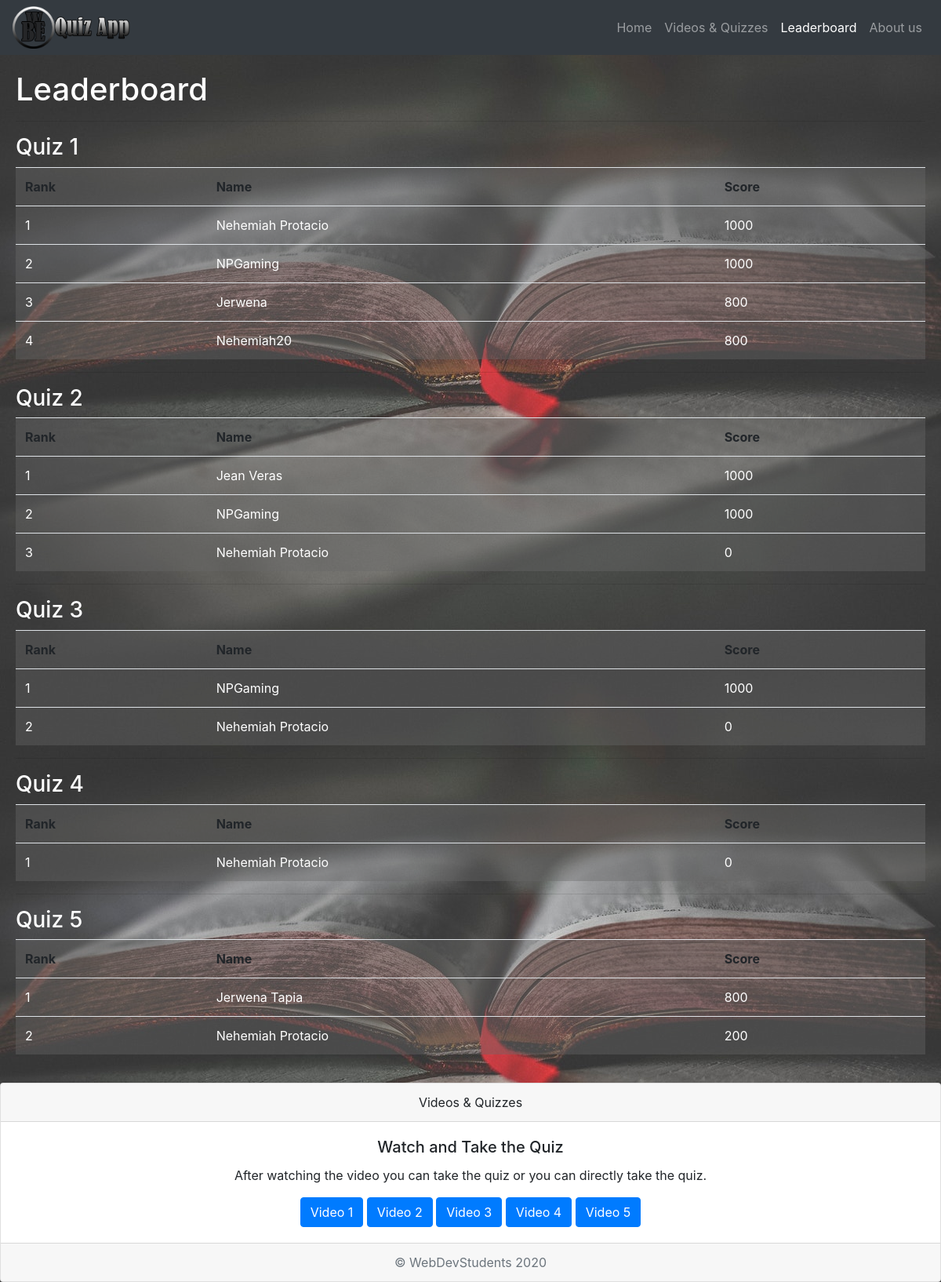
The page /leaderboard.php on the database its author committed.
### tables this page shows
CREATE TABLE `record` (
  `record_id` int(100) NOT NULL,
  `record_name` varchar(256) NOT NULL,
  `record_score` int(100) NOT NULL
);

CREATE TABLE `record_2` (
  `record_id` int(100) NOT NULL,
  `record_name` varchar(256) NOT NULL,
  `record_score` int(100) NOT NULL
);

CREATE TABLE `record_3` (
  `record_id` int(100) NOT NULL,
  `record_name` varchar(256) NOT NULL,
  `record_score` int(100) NOT NULL
);

CREATE TABLE `record_4` (
  `record_id` int(100) NOT NULL,
  `record_name` varchar(256) NOT NULL,
  `record_score` int(100) NOT NULL
);

CREATE TABLE `record_5` (
  `record_id` int(100) NOT NULL,
  `record_name` varchar(256) NOT NULL,
  `record_score` int(100) NOT NULL
);

### leaderboard.php (the view, shortened to what this page needs)
<?php
    include_once 'connect.php';
?>
<!DOCTYPE html>
<html lang="en">
<head>
    <link rel="stylesheet" href="https://maxcdn.bootstrapcdn.com/bootstrap/4.0.0/css/bootstrap.min.css">
    <link rel="stylesheet" type="text/css" href="style.css">
</head>
<body>
    <header>
        <nav class="navbar navbar-expand-lg navbar-dark bg-dark">
            <a class="navbar-brand" href="index.php">
                <img src="images/wbe-logo.png" width="150" alt="WBE Logo">
            </a>
            <div class="collapse navbar-collapse" id="navbarNavAltMarkup">
                <div class="navbar-nav ml-auto">
                    <a class="nav-item nav-link" href="index.php">Home <span class="sr-only">(current)</span></a>
                    <a class="nav-item nav-link" href="vid-quiz.php">Videos & Quizzes</a>
                    <a class="nav-item nav-link active" href="leaderboard.php">Leaderboard</a>
                    <a class="nav-item nav-link" href="about-us.php">About us</a>
                </div>
            </div>
        </nav>
    </header>
    <main>
        <div class="pad">
            <h1>Leaderboard</h1>
            <hr>
            <h3>Quiz 1</h3>
            <table class="table leaderboard">
                <tr>
                    <th scope="col">Rank</th>
                    <th scope="col">Name</th>
                    <th scope="col">Score</th>
                </tr>
                <?php
                $result = mysqli_query($conn, "SELECT record_name, record_score FROM record ORDER BY record_score DESC");
                $rank = 1;
                if (mysqli_num_rows($result)) {
                    while ($row = mysqli_fetch_assoc($result)) {
                        echo "<tr>
                            <td>{$rank}</td>
                            <td>{$row['record_name']}</td>
                            <td>{$row['record_score']}</td>
                            </tr>";
                        $rank++;
                    }
                }
                ?>
            </table>
            <hr>
            <h3>Quiz 2</h3>
            <table class="table leaderboard">
                <tr>
                    <th scope="col">Rank</th>
                    <th scope="col">Name</th>
                    <th scope="col">Score</th>
                </tr>
                <?php
                $result = mysqli_query($conn, "SELECT record_name, record_score FROM record_2 ORDER BY record_score DESC");
                $rank = 1;
                if (mysqli_num_rows($result)) {
                    while ($row = mysqli_fetch_assoc($result)) {
                        echo "<tr>
                            <td>{$rank}</td>
                            <td>{$row['record_name']}</td>
                            <td>{$row['record_score']}</td>
                            </tr>";
                        $rank++;
                    }
                }
                ?>
            </table>
            <hr>
            <h3>Quiz 3</h3>
            <table class="table leaderboard">
                <tr>
                    <th scope="col">Rank</th>
                    <th scope="col">Name</th>
                    <th scope="col">Score</th>
                </tr>
                <?php
                $result = mysqli_query($conn, "SELECT record_name, record_score FROM record_3 ORDER BY record_score DESC");
                $rank = 1;
                if (mysqli_num_rows($result)) {
                    while ($row = mysqli_fetch_assoc($result)) {
                        echo "<tr>
                            <td>{$rank}</td>
                            <td>{$row['record_name']}</td>
                            <td>{$row['record_score']}</td>
                            </tr>";
                        $rank++;
                    }
                }
                ?>
            </table>
            <hr>
            <h3>Quiz 4</h3>
            <table class="table leaderboard">
                <tr>
                    <th scope="col">Rank</th>
                    <th scope="col">Name</th>
                    <th scope="col">Score</th>
                </tr>
                <?php
                $result = mysqli_query($conn, "SELECT record_name, record_score FROM record_4 ORDER BY record_score DESC");
                $rank = 1;
                if (mysqli_num_rows($result)) {
                    while ($row = mysqli_fetch_assoc($result)) {
                        echo "<tr>
                            <td>{$rank}</td>
                            <td>{$row['record_name']}</td>
                            <td>{$row['record_score']}</td>
                            </tr>";
                        $rank++;
                    }
                }
                ?>
            </table>
            <hr>
            <h3>Quiz 5</h3>
            <table class="table leaderboard">
                <tr>
                    <th scope="col">Rank</th>
                    <th scope="col">Name</th>
                    <th scope="col">Score</th>
                </tr>
                <?php
                $result = mysqli_query($conn, "SELECT record_name, record_score FROM record_5 ORDER BY record_score DESC");
                $rank = 1;
                if (mysqli_num_rows($result)) {
                    while ($row = mysqli_fetch_assoc($result)) {
                        echo "<tr>
                            <td>{$rank}</td>
                            <td>{$row['record_name']}</td>
                            <td>{$row['record_score']}</td>
                            </tr>";
                        $rank++;
                    }
                }
                ?>
            </table>
        </div>
    </main>
    <footer>
        <div class="card text-center">
            <div class="card-header">
                Videos & Quizzes
            </div>
            <div class="card-body">
                <h5 class="card-title">Watch and Take the Quiz</h5>
                <p class="card-text">After watching the video you can take the quiz or you can directly take the quiz.</p>
                <a href="video-quiz/video1.php" class="btn btn-primary">Video 1</a>
                <a href="video-quiz/video2.php" class="btn btn-primary">Video 2</a>
                <a href="video-quiz/video3.php" class="btn btn-primary">Video 3</a>
                <a href="video-quiz/video4.php" class="btn btn-primary">Video 4</a>
                <a href="video-quiz/video5.php" class="btn btn-primary">Video 5</a>
            </div>
            <div class="card-footer text-muted">
                &copy WebDevStudents 2020
            </div>
        </div>
    </footer>
</body>
</html>

### style.css (style rules this page uses)
body { margin: 0; padding: 0; background-image: url(images/quiz-bg.jpg); background-attachment: fixed; }
.navbar-brand { padding: 0; margin: 0; }
main { min-height: calc(100vh - 270px - 56px); }
.pad { padding: 20px; }
.leaderboard td, h1, h3 { color: white; }
.leaderboard { background-color: rgba(105, 104, 104, 0.404); padding: 20px; }

### rows shown on the page
record: record_name "Nehemiah Protacio", record_score "1000"
record: record_name "NPGaming", record_score "1000"
record: record_name "Jerwena", record_score "800"
record: record_name "Nehemiah20", record_score "800"
record_2: record_name "Jean Veras", record_score "1000"
record_2: record_name "NPGaming", record_score "1000"
record_2: record_name "Nehemiah Protacio", record_score "0"
record_3: record_name "NPGaming", record_score "1000"
record_3: record_name "Nehemiah Protacio", record_score "0"
record_4: record_name "Nehemiah Protacio", record_score "0"
record_5: record_name "Jerwena Tapia", record_score "800"
record_5: record_name "Nehemiah Protacio", record_score "200"
